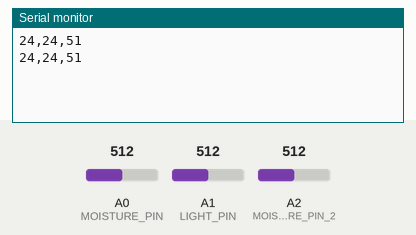
The sketch below on a simulated Arduino Uno, built with avr-gcc and run on an emulated ATmega328P. Shown: the last lines printed to the serial monitor. The inputs (shaded band) are chosen by the test bench; at power-on: A0 (MOISTURE_PIN) = 512, A1 (LIGHT_PIN) = 512, A2 (MOISTURE_PIN_2) = 512.

Above: at 1.8 s.
1.9 s: A0 (MOISTURE_PIN) set to 716
At 2.5 s:
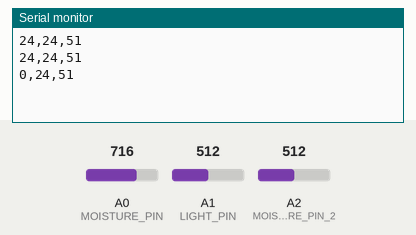
3.4 s: A1 (LIGHT_PIN) set to 716
At 4.7 s:
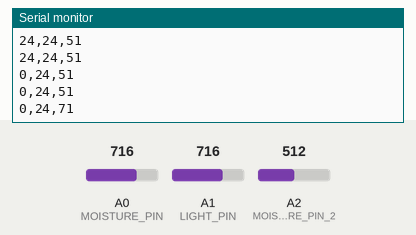
4.9 s: A2 (MOISTURE_PIN_2) set to 716
At 5.8 s:
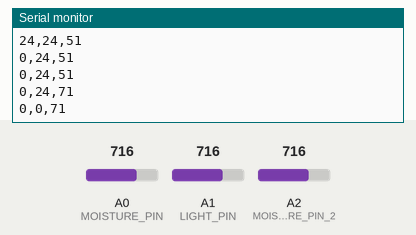
6.4 s: A1 (LIGHT_PIN) set to 900
At 7.6 s:
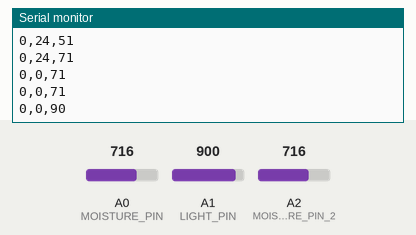
7.9 s: A0 (MOISTURE_PIN) set to 511
At 8.4 s:
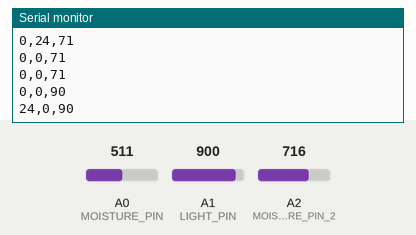
9.4 s: A2 (MOISTURE_PIN_2) set to 511
At 10.8 s:
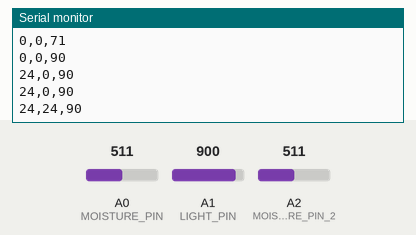
Timing chart, 0 to 11.9 s (numbered marks = the images above; inputs shaded):
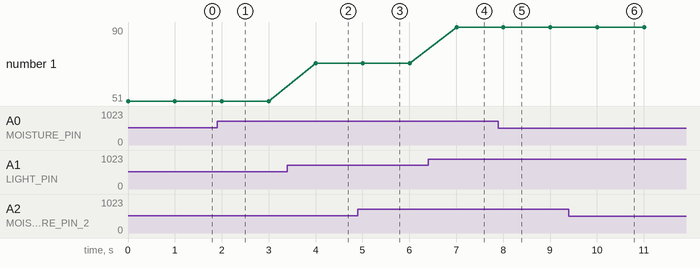

Measured:
- after the input at 1.9 s, the serial monitor: prints a new line after 0.10 s (image 1)
- after the input at 3.4 s, the serial monitor: prints a new line after 0.60 s (image 2)
- after the input at 4.9 s, the serial monitor: prints a new line after 0.10 s (image 3)
- after the input at 6.4 s, the serial monitor: prints a new line after 0.61 s (image 4)
- after the input at 7.9 s, the serial monitor: prints a new line after 0.11 s (image 5)
- after the input at 9.4 s, the serial monitor: prints a new line after 0.61 s (image 6)
- plotted number 1: 51 → 71 after the input at 3.4 s, 71 → 90 after the input at 6.4 s

The sketch:

arduino.ino
```cpp
const int MOISTURE_PIN = A0;
const int MOISTURE_PIN_2 = A2;
const int LIGHT_PIN = A1;

const int DRY = 595;
const int WET = 239;
const int BRIGHT = 1000;
const int DARK = 0;

void setup() {
    Serial.begin(9600);
    while (!Serial) {
        ;
    }
}

int getHumidityPercent() {
    int sensorVal = analogRead(MOISTURE_PIN);
    return map(constrain(sensorVal, WET, DRY), WET, DRY, 100, 0);
}

int getHumidityPercent2() {
    int sensorVal = analogRead(MOISTURE_PIN_2);
    return map(constrain(sensorVal, WET, DRY), WET, DRY, 100, 0);
}

int getBrightnessPercent() {
    int sensorVal = analogRead(LIGHT_PIN);
    return map(constrain(sensorVal, DARK, BRIGHT), DARK, BRIGHT, 0, 100);
}

void loop() {
    int humidity = getHumidityPercent();
    int humidity2 = getHumidityPercent2();
    int brightness = getBrightnessPercent();

    Serial.print(humidity);
    Serial.print(",");
    Serial.print(humidity2);
    Serial.print(",");
    Serial.println(brightness);

    delay(1000);
}
```
